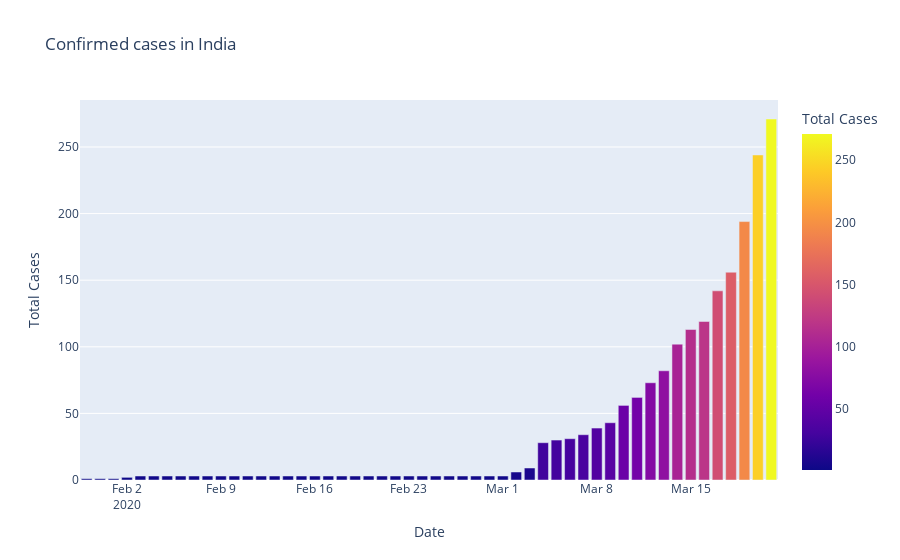
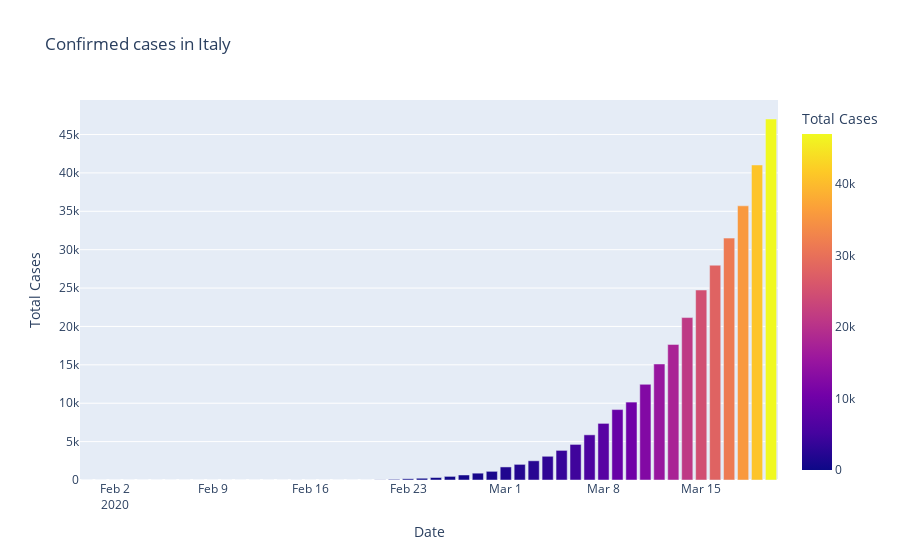
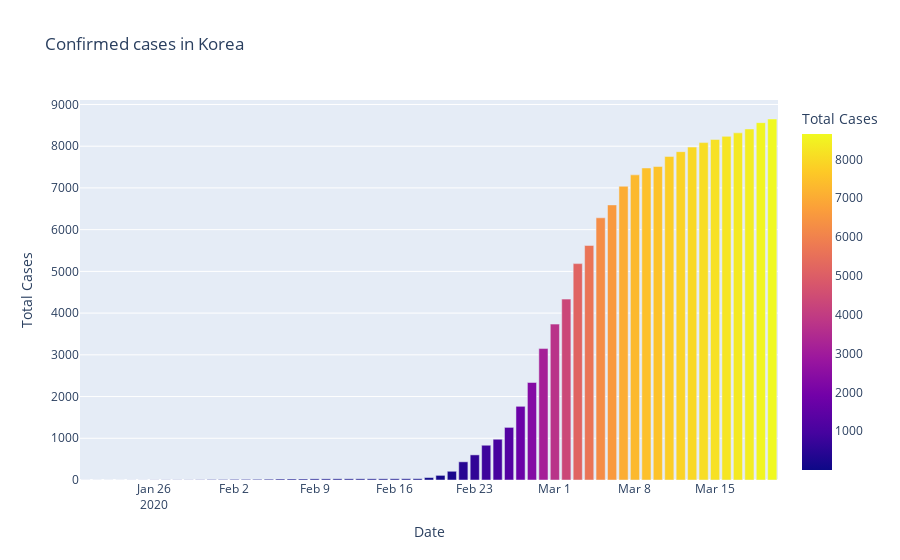
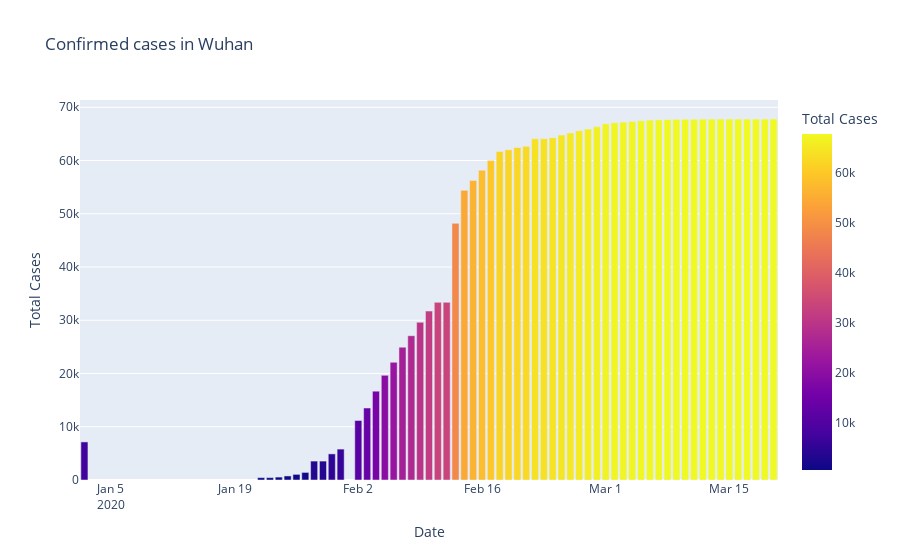

Notebook code for these charts, in order:
### Code cell
#PLOTLY EXPRESS
fig=px.bar(df_India,x="Date",y="Total Cases",color='Total Cases',title='Confirmed cases in India')
fig.show()
fig=px.bar(df_Italy,x="Date",y="Total Cases",color='Total Cases',title='Confirmed cases in Italy')
fig.show()
fig=px.bar(df_Korea,x="Date",y="Total Cases",color='Total Cases',title='Confirmed cases in Korea')
fig.show()
fig=px.bar(df_Wuhan,x="Date",y="Total Cases",color='Total Cases',title='Confirmed cases in Wuhan')
fig.show()
